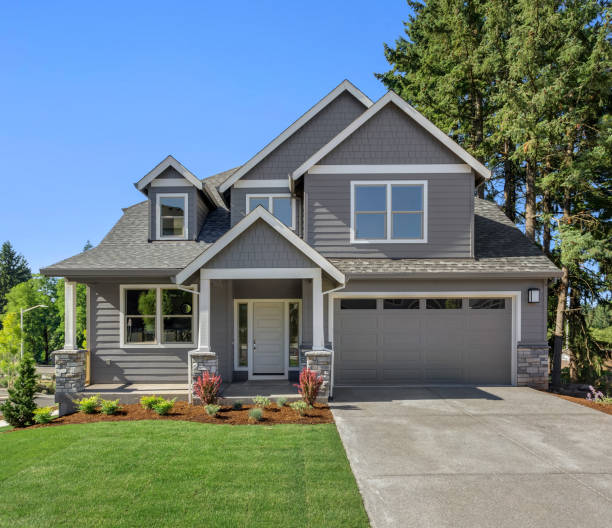
#> input picture Zadanie3/house.jpg, 612 x 528 px
$ python opencvHough.py
#> lines starting #> are read from the running program, lines starting #| are printed output that depends on the picture; after the words box and inside, x2 and y2 are one past the last pixel; in counts of white or black regions, pixels touching at a corner belong together; long printed decimals are rounded
import math
import cv2 as cv
import numpy as np

src = cv.imread('house.jpg')
#> src is the input picture: shape (528, 612, 3); mean B, G, R 127.4, 128, 111.2
original = np.copy(src)

gray_image = cv.cvtColor(src, cv.COLOR_RGB2GRAY)
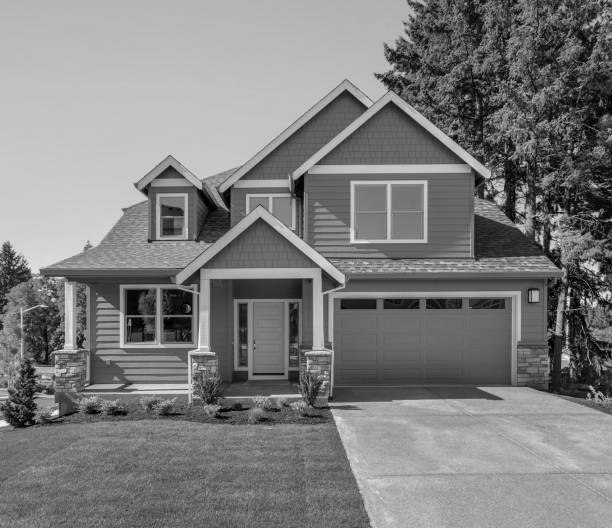
#> gray_image: shape (528, 612); min 0, max 254, mean 125.9
blurred_image = cv.GaussianBlur(gray_image, (9, 9), 0)
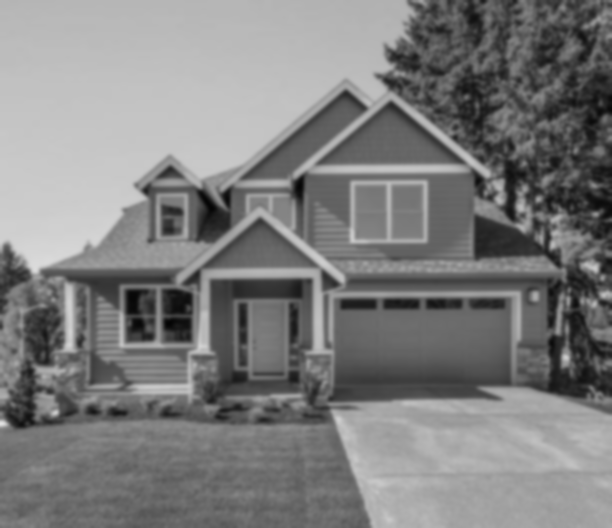
#> blurred_image: shape (528, 612); min 3, max 226, mean 125.9
edges_image = cv.Canny(blurred_image, 120, 150)
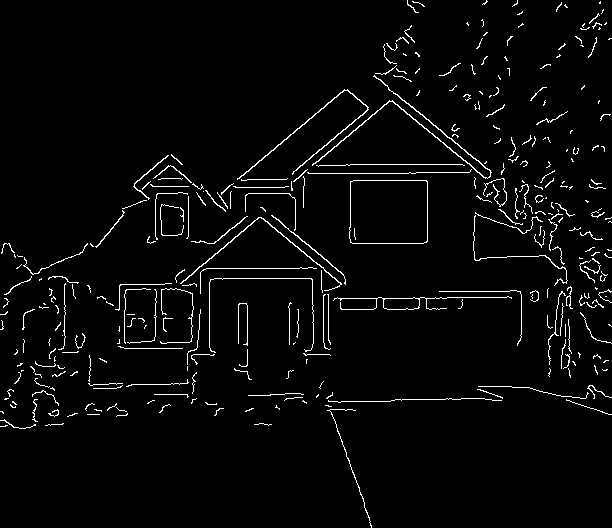
#> edges_image: shape (528, 612); 3.1% white in thin lines or dots

lines = cv.HoughLines(edges_image, 1, np.pi/180, 100, None, 0, 0)
#> lines = 25 rows, first 8: [290, 0.873], [-176, 2.25], [327, 0.873], [164, 1.57], [-183, 2.27], [298, 1.57], [268, 1.57], [305, 1.55]
counter = 1
if lines is not None:
    for i in range(0, len(lines)):
        rho = lines[i][0][0]
        theta = lines[i][0][1]
        a = math.cos(theta)
        b = math.sin(theta)
        x0 = a * rho
        y0 = b * rho
        print(f"rho: {rho}, theta: {np.rad2deg(theta)}")
        pt1 = (int(x0 + 1000 * (-b)), int(y0 + 1000 * (a)))
        pt2 = (int(x0 - 1000 * (-b)), int(y0 - 1000 * (a)))
        cv.line(original, pt1, pt2, (0, 0, 255), 2, cv.LINE_AA)
        counter += 1
#> this loop made 25 passes
#> (rho, theta, a, b, x0, y0, pt1, pt2) on passes 1 to 10: (290, 0.873, 0.643, 0.766, 186.4, 222.2, (-579, 864), (952, -420)), (-176, 2.25, -0.629, 0.777, 110.8, -136.8, (-666, -766), (887, 492)), (327, 0.873, 0.643, 0.766, 210.2, 250.5, (-555, 893), (976, -392)), (164, 1.57, -4.37e-08, 1, -7.17e-06, 164, (-1000, 163), (999, 164)), (-183, 2.27, -0.643, 0.766, 117.6, -140.2, (-648, -782), (883, 502)), (298, 1.57, -4.37e-08, 1, -1.3e-05, 298, (-1000, 297), (999, 298)), (268, 1.57, -4.37e-08, 1, -1.17e-05, 268, (-1000, 267), (999, 268)), (305, 1.55, 0.0175, 1, 5.32, 305, (-994, 322), (1005, 287)), (333, 0.873, 0.643, 0.766, 214, 255.1, (-551, 897), (980, -387)), (173, 1.57, -4.37e-08, 1, -7.56e-06, 173, (-1000, 172), (999, 173))
#| rho: 290.0, theta: 50.000
#| rho: -176.0, theta: 129.000
#| rho: 327.0, theta: 50.000
#| rho: 164.0, theta: 90.0
#| rho: -183.0, theta: 130.0
#| rho: 298.0, theta: 90.0
#| rho: 268.0, theta: 90.0
#| rho: 305.0, theta: 89.0
#> (further printed lines are left out)
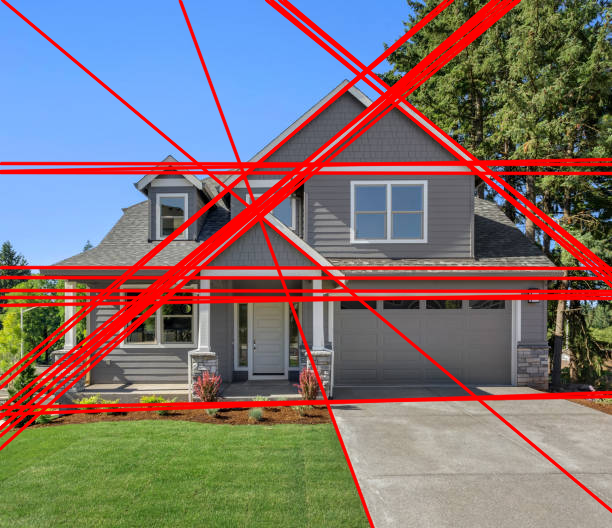
#> original: shape (528, 612, 3); 16.12% of pixels changed, all inside (x1, y1, x2, y2) = (0, 0, 612, 528)
#> after the loop, counter = 26

cv.imshow("Source", src)
cv.imshow("Canny image", edges_image)
cv.imshow("Detected lines", original)
# cv.imshow("Detected Lines (in red) - Probabilistic Line Transform", cdstP)

cv.waitKey()
